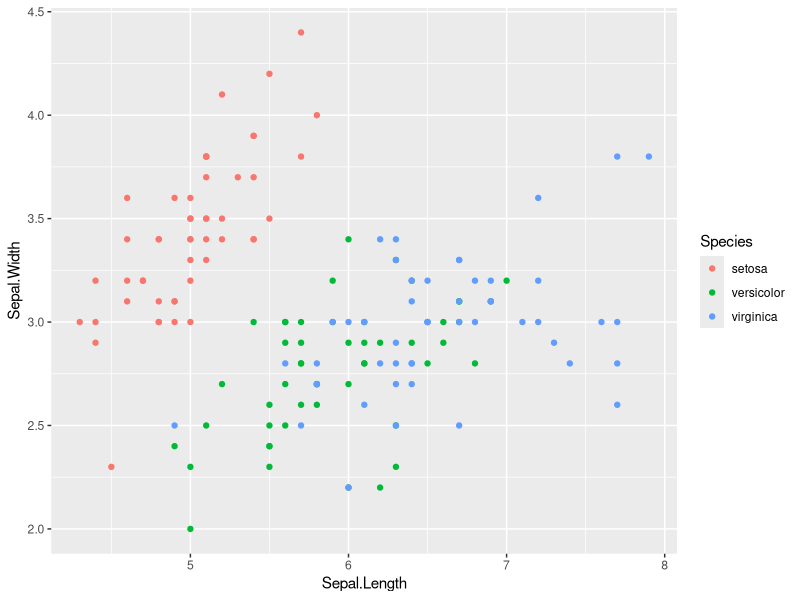
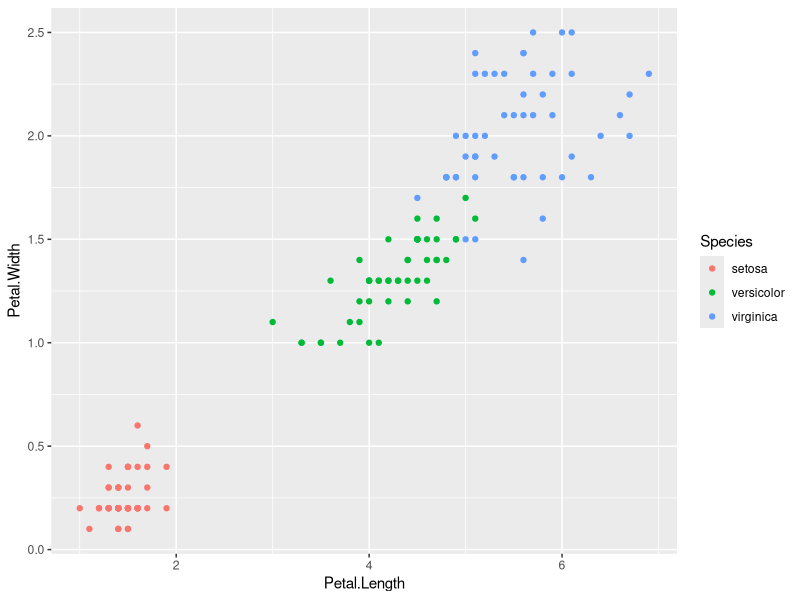
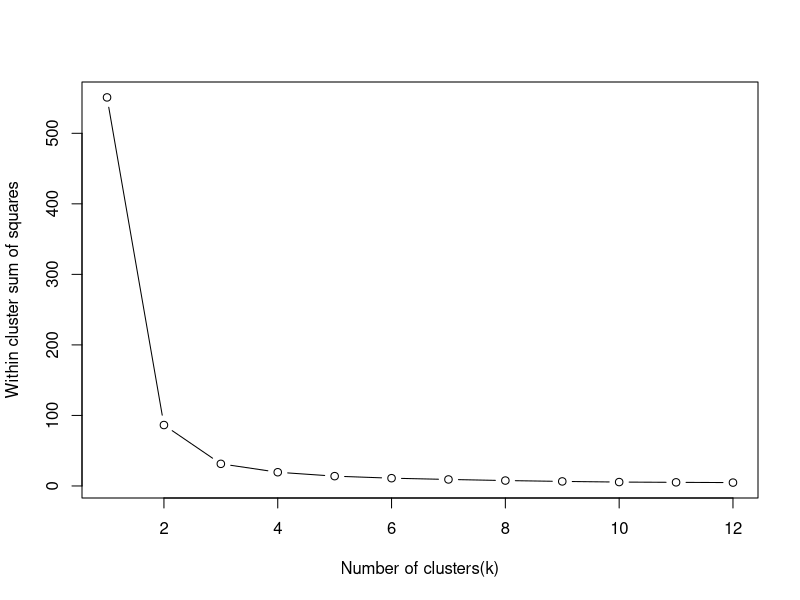

These charts were generated, in order, by the following R code:
# iris dataset is from UCI ML repository.
# kmeans clustering example from Rpubs by RStudio: https://rpubs.com/AnanyaDu/361293
library(ggplot2) # we will use ggplot2 to visualize the data.
head(iris) # first 6 rows of the 
str(iris) # take a look at the structure of the iris data using str() function in R.
# dataset has 150 observations equally distributed observations among 
# the three species: Setosa, Versicolor and Verginica.
summary(iris) # summary statistics of all the 4 variables Sepal.Length,Sepal.Width,
# Petal.Length and Petal.Width 
help("sapply") 
sapply(iris[,-5], var)
summary(iris)
# plot Sepal.Length Vs Sepal.Width using ggplot 
ggplot(iris,aes(x = Sepal.Length, y = Sepal.Width, col= Species)) + geom_point()
# plot Petal.Length Vs Patal.Width using ggplot 
ggplot(iris,aes(x = Petal.Length, y = Petal.Width, col= Species)) + geom_point()
# kmeans clustering
# Read the documentation for kmeans() function
# https://stat.ethz.ch/R-manual/R-devel/library/stats/html/kmeans.html
set.seed(300)
k.max <- 12
# tot.withinss = Total within-cluster sum of square 
# iter.max = the maximum number of iterations allowed
# nstart = if centers is a number, how many random sets should be chosen.
wss<- sapply(1:k.max,function(k){kmeans(iris[,3:4],k,nstart = 20,iter.max = 20)$tot.withinss})
wss # within sum of squares.
plot(1:k.max,wss, type= "b", xlab = "Number of clusters(k)", ylab = "Within cluster sum of squares")
icluster <- kmeans(iris[,3:4],3,nstart = 20)
table(icluster$cluster,iris$Species)
# In the table we can see that most of the observations have been clustered correctly 
# however, 2 of the versicolor have been put in the cluster with all the virginica 
# and 4 of the verginica have been put in cluster 3 which mostly has versicolor.
